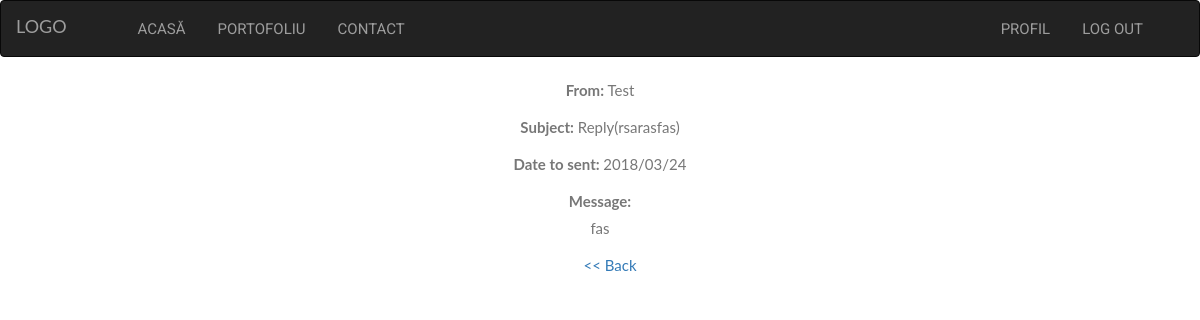
/view.php?id=9 (signed in), run on the app's committed database.
### tables this page shows
CREATE TABLE `users` (
  `ID` int(11) NOT NULL,
  `Name` varchar(30) NOT NULL,
  `Email` varchar(30) NOT NULL,
  `Password` varchar(256) NOT NULL,
  `Admin` int(2) NOT NULL,
  `Status_O` varchar(70) NOT NULL,
  `Logas` int(2) NOT NULL
);

CREATE TABLE `message` (
  `ID` int(11) NOT NULL,
  `Subject` varchar(20) NOT NULL,
  `Message` varchar(1024) NOT NULL,
  `To_M` int(11) NOT NULL,
  `From_M` int(11) NOT NULL,
  `Read_M` int(2) NOT NULL,
  `Date_M` varchar(10) NOT NULL
);

### view.php (the view, shortened to what this page needs)
<?php
	require 'include/connect.php';
?>
<!DOCTYPE html>
<html>
<head>
	<link rel="stylesheet" href="https://maxcdn.bootstrapcdn.com/bootstrap/3.3.7/css/bootstrap.min.css">
	<link rel="stylesheet" type="text/css"  media="screen and (min-width:900px)" href="assets/css/widescreen.css?v1.0">
	<link rel="stylesheet" type="text/css"  media="screen and (min-width:630px) and (max-width: 900px)" href="assets/css/landscape.css?v1.0">
	<link rel="stylesheet" type="text/css"  media="screen and (max-width:600px)" href="assets/css/smallscreen.css?v1.0">
	<link rel="stylesheet" type="text/css" href="assets/css/register_login_contact.css?v1.0">
</head>
<body>
	<div class="widescreen">
	<nav class="navbar navbar-toggleable-sd navbar-inverse">
		<a class="navbar-brand" href="index.php">LOGO</a>
		<ul class="navbar-nav">
		<li class="nav-item">
				<a class="nav-link" href="index.php">Acasă</a>
			</li>
			<?php
				if(isset($_SESSION['nume']))
			echo '
			<li class="nav-item">
				<a class="nav-link" href="portofoliu.php">Portofoliu</a>
			</li>';
			?>
			<li class="nav-item">
				<a class="nav-link" href="contact.php">Contact</a>
			</li>
		</ul>
		<ul class="navbar-nav right">
		<?php
			if(!isset($_SESSION['nume']))
				echo '
			<li class="nav-item">
				<a class="nav-link" href="login.php">Login</a>
			</li>
			<li class="nav-item">
				<a class="nav-link" href="register.php">Register</a>
			</li>';
			else
				echo '
			<li class="nav-item">
				<a class="nav-link" href="profil.php?id='.$_SESSION['id'].'">Profil</a>
			</li>
			<li class="nav-item">
				<a class="nav-link" href="include/logout.inc.php">Log Out</a>
			</li>';
			?>
		</ul>
	</nav>
</div>
<div class="container">
	<?php
		$id = $_GET['id'];
		$mesaj= "SELECT * FROM message WHERE ID='$id'";
		$result_mesaj = mysqli_query($conectare, $mesaj);
		$row_mesaj = mysqli_fetch_assoc($result_mesaj);
		if($_SESSION['id'] == $row_mesaj['To_M'])
		{
			$id = $row_mesaj['From_M'];
		$user = "SELECT * FROM users WHERE ID='$id'";
		$result_user = mysqli_query($conectare, $user);
		$row_user = mysqli_fetch_assoc($result_user);
		echo '<p><b>From:</b> '.$row_user["Name"].'</p>';
		echo '<p><b>Subject:</b> '.$row_mesaj["Subject"].'</p>';
		echo '<p><b>Date to sent: </b> '.$row_mesaj["Date_M"].'</p>';
		echo '<div class="mesaj"><p id="mesaj"><b>Message:</b><br>'.$row_mesaj["Message"].'</p></div>';
		}
		else
		{
			echo "You don't have access to view this message!";
			exit(0);
		}
	?>
	<a href="message.php" style="margin-left: 20px;"><< Back</a>
</div>
</body>
</html>

### assets/css/widescreen.css (style rules this page uses)
body, html { height: 100%; margin: 0; font: 400 15px/1.8 "Lato", sans-serif; color: #777; }
.nav-item { text-align: center; padding: 14px 16px; overflow: hidden; list-style: none; }
.nav-link { text-decoration: none; text-transform: uppercase; font-family: 'Roboto', sans-serif; }
.right { float: right; margin-right: 40px; }

### assets/css/register_login_contact.css (style rules this page uses)
.container { text-align: center; }

### assets/css/landscape.css (style rules this page uses)
body, html { height: 100%; margin: 0; font: 400 15px/1.8 "Lato", sans-serif; color: #777; }
.widescreen { display: none; }
.nav-item { text-align: center; padding: 14px 16px; overflow: hidden; list-style: none; }
.nav-link { text-decoration: none; text-transform: uppercase; }
.navbar-brand { background: none; border: none; }

### assets/css/smallscreen.css (style rules this page uses)
body, html { height: 100%; margin: 0; font: 400 15px/1.8 "Lato", sans-serif; color: #777; }
.widescreen { display: none; }
.nav-item { text-align: center; padding: 14px 16px; overflow: hidden; list-style: none; }
.nav-link { text-decoration: none; text-transform: uppercase; }
.navbar-brand { background: none; border: none; }
.mesaj { max-width: 100%; height: 400px; text-align: center; margin: 0 auto; }

### data on the page
users: Name "Test"
message: Subject "Reply(rsarasfas)", Date_M "2018/03/24", Message "fas"
